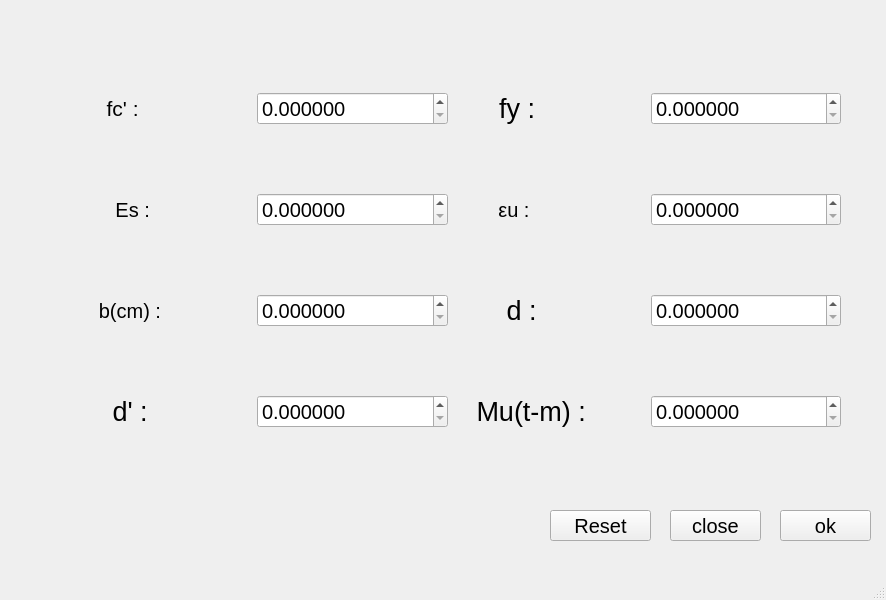
<?xml version="1.0" encoding="UTF-8"?>
<ui version="4.0">
 <class>MainWindow</class>
 <widget class="QMainWindow" name="MainWindow">
  <property name="geometry">
   <rect>
    <x>0</x>
    <y>0</y>
    <width>886</width>
    <height>600</height>
   </rect>
  </property>
  <property name="windowTitle">
   <string>MainWindow</string>
  </property>
  <widget class="QWidget" name="centralwidget">
   <widget class="QWidget" name="gridLayoutWidget">
    <property name="geometry">
     <rect>
      <x>60</x>
      <y>30</y>
      <width>781</width>
      <height>461</height>
     </rect>
    </property>
    <layout class="QGridLayout" name="gridLayout">
     <item row="3" column="0">
      <layout class="QGridLayout" name="gridLayout_3">
       <item row="0" column="0">
        <widget class="QLabel" name="d1">
         <property name="font">
          <font>
           <pointsize>20</pointsize>
          </font>
         </property>
         <property name="text">
          <string>       d' :  </string>
         </property>
        </widget>
       </item>
       <item row="0" column="1">
        <widget class="QDoubleSpinBox" name="d1_2">
         <property name="font">
          <font>
           <pointsize>15</pointsize>
          </font>
         </property>
         <property name="decimals">
          <number>6</number>
         </property>
         <property name="maximum">
          <double>10000000000.000000000000000</double>
         </property>
        </widget>
       </item>
      </layout>
     </item>
     <item row="1" column="1">
      <layout class="QGridLayout" name="gridLayout_6">
       <item row="0" column="0">
        <widget class="QLabel" name="es1">
         <property name="font">
          <font>
           <pointsize>15</pointsize>
          </font>
         </property>
         <property name="text">
          <string>        εu :      </string>
         </property>
        </widget>
       </item>
       <item row="0" column="1">
        <widget class="QDoubleSpinBox" name="esu">
         <property name="enabled">
          <bool>true</bool>
         </property>
         <property name="font">
          <font>
           <pointsize>15</pointsize>
          </font>
         </property>
         <property name="decimals">
          <number>6</number>
         </property>
         <property name="maximum">
          <double>10000000000.000000000000000</double>
         </property>
        </widget>
       </item>
      </layout>
     </item>
     <item row="1" column="0">
      <layout class="QGridLayout" name="gridLayout_5">
       <item row="0" column="0">
        <widget class="QLabel" name="es">
         <property name="font">
          <font>
           <pointsize>15</pointsize>
          </font>
         </property>
         <property name="text">
          <string>          Es :     </string>
         </property>
        </widget>
       </item>
       <item row="0" column="1">
        <widget class="QDoubleSpinBox" name="es_2">
         <property name="font">
          <font>
           <pointsize>15</pointsize>
          </font>
         </property>
         <property name="decimals">
          <number>6</number>
         </property>
         <property name="maximum">
          <double>10000000000.000000000000000</double>
         </property>
        </widget>
       </item>
      </layout>
     </item>
     <item row="2" column="0">
      <layout class="QGridLayout" name="gridLayout_4">
       <property name="verticalSpacing">
        <number>7</number>
       </property>
       <item row="0" column="0">
        <widget class="QLabel" name="b">
         <property name="font">
          <font>
           <pointsize>15</pointsize>
          </font>
         </property>
         <property name="text">
          <string>       b(cm) :  </string>
         </property>
        </widget>
       </item>
       <item row="0" column="1">
        <widget class="QDoubleSpinBox" name="b_2">
         <property name="font">
          <font>
           <pointsize>15</pointsize>
          </font>
         </property>
         <property name="decimals">
          <number>6</number>
         </property>
         <property name="maximum">
          <double>10000000000.000000000000000</double>
         </property>
        </widget>
       </item>
      </layout>
     </item>
     <item row="0" column="0">
      <layout class="QGridLayout" name="gridLayout_2">
       <item row="0" column="0">
        <widget class="QLabel" name="fc">
         <property name="font">
          <font>
           <pointsize>16</pointsize>
          </font>
         </property>
         <property name="text">
          <string>        fc' :   </string>
         </property>
        </widget>
       </item>
       <item row="0" column="1">
        <widget class="QDoubleSpinBox" name="fc_2">
         <property name="font">
          <font>
           <pointsize>15</pointsize>
          </font>
         </property>
         <property name="decimals">
          <number>6</number>
         </property>
         <property name="maximum">
          <double>10000000000.000000000000000</double>
         </property>
        </widget>
       </item>
      </layout>
     </item>
     <item row="3" column="1">
      <layout class="QGridLayout" name="gridLayout_9">
       <item row="0" column="0">
        <widget class="QLabel" name="mu">
         <property name="font">
          <font>
           <pointsize>20</pointsize>
          </font>
         </property>
         <property name="text">
          <string>   Mu(t-m) :</string>
         </property>
        </widget>
       </item>
       <item row="0" column="1">
        <widget class="QDoubleSpinBox" name="mu_2">
         <property name="font">
          <font>
           <pointsize>15</pointsize>
          </font>
         </property>
         <property name="decimals">
          <number>6</number>
         </property>
         <property name="maximum">
          <double>10000000000.000000000000000</double>
         </property>
        </widget>
       </item>
      </layout>
     </item>
     <item row="2" column="1">
      <layout class="QGridLayout" name="gridLayout_8">
       <item row="0" column="0">
        <widget class="QLabel" name="d">
         <property name="font">
          <font>
           <pointsize>20</pointsize>
          </font>
         </property>
         <property name="text">
          <string>       d :     </string>
         </property>
        </widget>
       </item>
       <item row="0" column="1">
        <widget class="QDoubleSpinBox" name="d_2">
         <property name="font">
          <font>
           <pointsize>15</pointsize>
          </font>
         </property>
         <property name="decimals">
          <number>6</number>
         </property>
         <property name="maximum">
          <double>10000000000.000000000000000</double>
         </property>
        </widget>
       </item>
      </layout>
     </item>
     <item row="0" column="1">
      <layout class="QGridLayout" name="gridLayout_7">
       <item row="0" column="0">
        <widget class="QLabel" name="fy">
         <property name="font">
          <font>
           <pointsize>20</pointsize>
          </font>
         </property>
         <property name="text">
          <string>      fy :     </string>
         </property>
        </widget>
       </item>
       <item row="0" column="1">
        <widget class="QDoubleSpinBox" name="fy_2">
         <property name="font">
          <font>
           <pointsize>15</pointsize>
          </font>
         </property>
         <property name="decimals">
          <number>6</number>
         </property>
         <property name="maximum">
          <double>10000000000.000000000000000</double>
         </property>
        </widget>
       </item>
      </layout>
     </item>
    </layout>
   </widget>
   <widget class="QPushButton" name="pushButton">
    <property name="geometry">
     <rect>
      <x>780</x>
      <y>510</y>
      <width>91</width>
      <height>31</height>
     </rect>
    </property>
    <property name="font">
     <font>
      <pointsize>15</pointsize>
     </font>
    </property>
    <property name="text">
     <string>ok</string>
    </property>
   </widget>
   <widget class="QPushButton" name="pushButton_2">
    <property name="geometry">
     <rect>
      <x>670</x>
      <y>510</y>
      <width>91</width>
      <height>31</height>
     </rect>
    </property>
    <property name="font">
     <font>
      <pointsize>15</pointsize>
     </font>
    </property>
    <property name="text">
     <string>close</string>
    </property>
   </widget>
   <widget class="QPushButton" name="pushButton_3">
    <property name="geometry">
     <rect>
      <x>550</x>
      <y>510</y>
      <width>101</width>
      <height>31</height>
     </rect>
    </property>
    <property name="font">
     <font>
      <pointsize>15</pointsize>
     </font>
    </property>
    <property name="text">
     <string>Reset</string>
    </property>
   </widget>
  </widget>
  <widget class="QMenuBar" name="menubar">
   <property name="geometry">
    <rect>
     <x>0</x>
     <y>0</y>
     <width>886</width>
     <height>26</height>
    </rect>
   </property>
  </widget>
  <widget class="QStatusBar" name="statusbar"/>
 </widget>
 <resources/>
 <connections/>
</ui>
